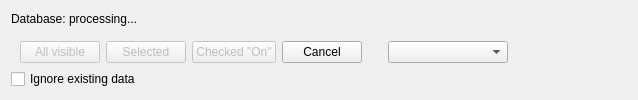
<?xml version="1.0" encoding="UTF-8"?>
<ui version="4.0">
 <class>SelectMeters4pollTopWdgt</class>
 <widget class="QWidget" name="SelectMeters4pollTopWdgt">
  <property name="geometry">
   <rect>
    <x>0</x>
    <y>0</y>
    <width>638</width>
    <height>100</height>
   </rect>
  </property>
  <property name="windowTitle">
   <string>Form</string>
  </property>
  <layout class="QVBoxLayout" name="verticalLayout">
   <item>
    <widget class="QLabel" name="lblDatabase">
     <property name="text">
      <string>Database: processing...</string>
     </property>
    </widget>
   </item>
   <item>
    <layout class="QHBoxLayout" name="horizontalLayout">
     <property name="leftMargin">
      <number>9</number>
     </property>
     <property name="topMargin">
      <number>9</number>
     </property>
     <property name="bottomMargin">
      <number>0</number>
     </property>
     <item>
      <widget class="QPushButton" name="pbPollAll">
       <property name="enabled">
        <bool>false</bool>
       </property>
       <property name="text">
        <string>All visible</string>
       </property>
       <property name="icon">
        <iconset resource="../../../../Matilda-units/gui/image-and-font/res.qrc">
         <normaloff>:/katynko/svg/table.svg</normaloff>:/katynko/svg/table.svg</iconset>
       </property>
      </widget>
     </item>
     <item>
      <widget class="QPushButton" name="pbSelected">
       <property name="enabled">
        <bool>false</bool>
       </property>
       <property name="text">
        <string>Selected</string>
       </property>
       <property name="icon">
        <iconset resource="../../../../Matilda-units/gui/image-and-font/res.qrc">
         <normaloff>:/katynko/svg2/sx12452-all.svg</normaloff>:/katynko/svg2/sx12452-all.svg</iconset>
       </property>
      </widget>
     </item>
     <item>
      <widget class="QPushButton" name="pbCheckedOn">
       <property name="enabled">
        <bool>false</bool>
       </property>
       <property name="text">
        <string>Checked &quot;On&quot;</string>
       </property>
       <property name="icon">
        <iconset resource="../../../../Matilda-units/gui/image-and-font/res.qrc">
         <normaloff>:/katynko/svg/flag-red.svg</normaloff>:/katynko/svg/flag-red.svg</iconset>
       </property>
      </widget>
     </item>
     <item>
      <widget class="QPushButton" name="pbCancel">
       <property name="text">
        <string>Cancel</string>
       </property>
       <property name="icon">
        <iconset resource="../../../../Matilda-units/gui/image-and-font/res.qrc">
         <normaloff>:/katynko/svg/edit-delete.svg</normaloff>:/katynko/svg/edit-delete.svg</iconset>
       </property>
      </widget>
     </item>
     <item>
      <spacer name="verticalSpacer">
       <property name="orientation">
        <enum>Qt::Vertical</enum>
       </property>
       <property name="sizeType">
        <enum>QSizePolicy::Ignored</enum>
       </property>
       <property name="sizeHint" stdset="0">
        <size>
         <width>20</width>
         <height>40</height>
        </size>
       </property>
      </spacer>
     </item>
     <item>
      <widget class="QComboBox" name="cbxGroups">
       <property name="sizePolicy">
        <sizepolicy hsizetype="Expanding" vsizetype="Fixed">
         <horstretch>0</horstretch>
         <verstretch>0</verstretch>
        </sizepolicy>
       </property>
      </widget>
     </item>
     <item>
      <spacer name="horizontalSpacer">
       <property name="orientation">
        <enum>Qt::Horizontal</enum>
       </property>
       <property name="sizeHint" stdset="0">
        <size>
         <width>40</width>
         <height>20</height>
        </size>
       </property>
      </spacer>
     </item>
    </layout>
   </item>
   <item>
    <widget class="QCheckBox" name="cbxIgnoreExistingData">
     <property name="text">
      <string>Ignore existing data</string>
     </property>
    </widget>
   </item>
  </layout>
 </widget>
 <resources>
  <include location="../../../../Matilda-units/gui/image-and-font/res.qrc"/>
 </resources>
 <connections/>
</ui>
